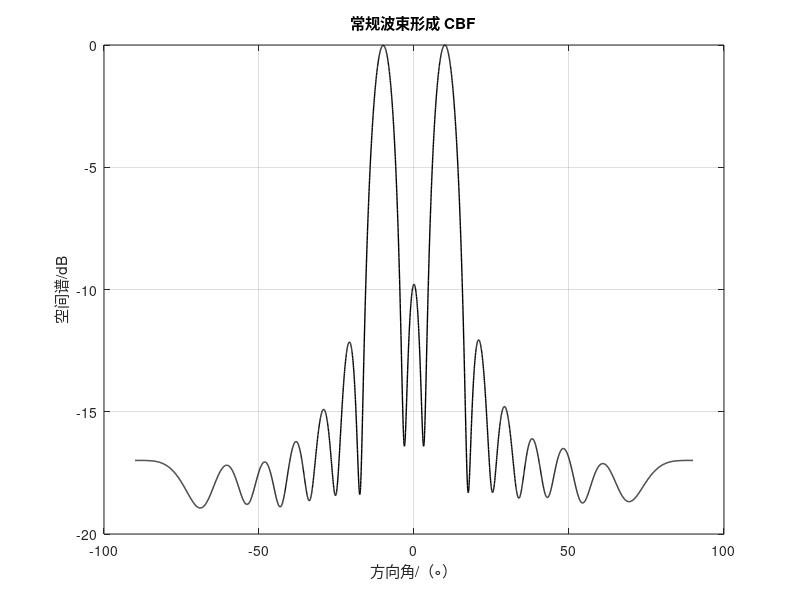

Here is the MATLAB script that generated this plot:
% CBF_simulation.m
clc;
clear;

% 初始化参数
f0 = 1e10; % 信号频率为 X 波段 10 GHz
fs = 3 * f0; % 采样频率
N = 1000; % 快拍数
c = 3e8; % 光速
lamda = c / f0; % 求波长
d = lamda / 2; % 阵元间隔
M = 16; % 阵元数目
theta = [-10; 10]; % 方向来向角
theta_p = -90:0.05:90; % 方向角度扫描范围
atheta = exp(-j * 2 * pi * d * sin(theta / 180 * pi) * (0:M-1) / lamda); % 空域导向矢量

% 构建信号
s1 = sin(2 * pi * f0 * (0:1/fs:(N-1)/fs));
s2 = cos(2 * pi * f0 * (0:1/fs:(N-1)/fs));
S = [s1; s2];

% 信号模型
X = atheta' * S;
X = awgn(X, 10); % 添加白高斯噪声，SNR=10dB
Rhat = X * X' / N; % 协方差矩阵估计

% CBF 法
for i = 1:length(theta_p)
    atheta_p = exp(-j * 2 * pi * d * sin(theta_p(i) / 180 * pi) * (0:M-1) / lamda);
    p1(i) = abs(atheta_p * Rhat * atheta_p');
end
P1 = 10 * log10(p1 / max(p1));

% 绘制图形
plot(theta_p, P1, 'k', 'linewidth', 1);
title('常规波束形成 CBF');
xlabel('方向角/（\circ）');
ylabel('空间谱/dB');
grid on;
